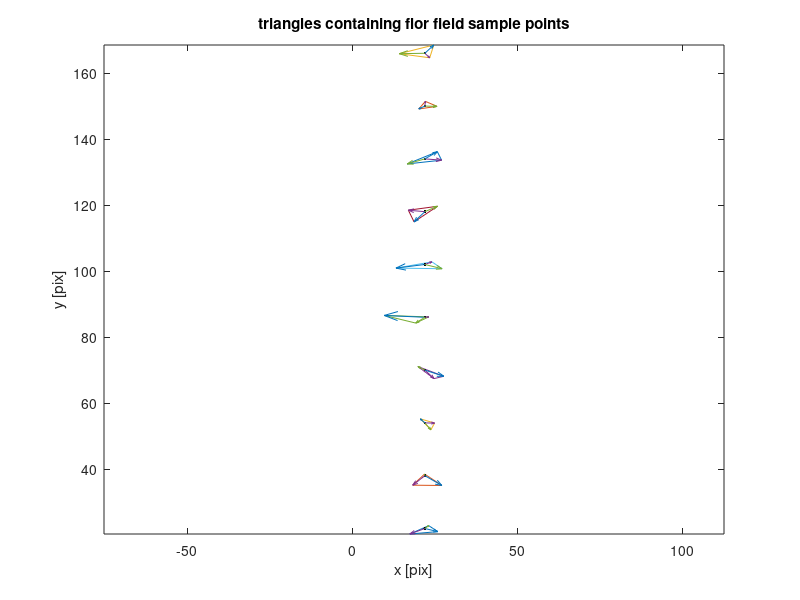

This chart was generated by the following MATLAB code: (Note: this script raises an error after producing the figure.)
%% Given vector in 3D wrt triangle, build mapped vector wrt mapped triangle
% NPM 2019 -- for debugging ideas

preview = true ;  % Check intermediate results

%% Compute the tangential velocities in plane
% x123ap represent vertices of a triangle in 3D (for ex that have been 
% obtained by projecting ('p') a triangle onto tangent plane)

% Build example data
x0 = [ 22    22    22    22    22   22    22    22    22    22 ];
y0 = [ 22    38    54    70    86   102   118   134   150   166 ];
x123ap = [  293.7233,  291.5354,  298.6046;
          334.0822,  335.2899,  342.6451;
          380.6488,  380.9907,  374.7066;
          413.5333,  417.3939,  418.6768;
          440.5910,  433.3929,  436.4298;
          456.7345,  450.2074,  459.7222;
          466.7431,  467.8046,  475.2768;
          477.6420,  477.0163,  468.0068;
          459.3940,  461.0635,  465.6446;
          442.1477,  438.4495,  432.2021] ;
y123ap = 1.0e+03 * [1.0484,    1.0440,    1.0475;
            1.0551,    1.0505,    1.0568;
            1.0674,    1.0672,    1.0674;
            1.0574,    1.0554,    1.0593;
            1.0392,    1.0418,    1.0415;
            1.0319,    1.0344,    1.0291;
            1.0384,    1.0388,    1.0362;
            1.0333,    1.0325,    1.0381;
            1.0320,    1.0328,    1.0314;
            1.0263,    1.0217,    1.0282 ];
z123ap = [430.5984,  441.9383, 439.1335;
          431.8409,  440.4366,  432.8782;
          418.4509,  412.2191,  418.9859;
          398.0920,  397.0920,  385.8168;
          358.1608,  350.1777,  359.5054;
          319.7215,  320.9559,  328.4940;
          274.3177,  285.1634,  274.1218;
          233.8080,  224.4000,  233.3765;
          183.9125,  189.2936,  187.1748;
          152.3325,  141.1804,  153.9470 ] ;
normals = [-0.3294,    0.9004,    0.2842;
           -0.2318,    0.8461,    0.4799;
           -0.0152,    0.9988,   -0.0470;
            0.4912,    0.8064,    0.3292;
            0.4517,    0.8832,   -0.1261;
            0.3766,    0.9113,    0.1667;
            0.2425,    0.9682,   -0.0613;
            0.4458,    0.8884,   -0.1094;
            0.1915,    0.9621,   -0.1942;
            0.1011,    0.9052,   -0.4128 ];
pt0 = 1.0e+03 * [0.2965,    1.0473,    0.4372;
                0.3415,    1.0562,    0.4333;
                0.3788,    1.0673,    0.4149;
                0.4177,    1.0583,    0.3897;
                0.4398,    1.0396,    0.3577;
                0.4556,    1.0320,    0.3214;
                0.4714,    1.0374,    0.2774;
                0.4731,    1.0352,    0.2303;
                0.4616,    1.0323,    0.1872;
                0.4391,    1.0253,    0.1494 ];
xtria = [17.4388,   25.9329,   23.1793;
           18.3193,   27.1760,   21.9106;
           24.9450,   20.6358,   23.8249;
           24.7818,   27.7430,   19.8902;
           23.1845,    9.6808,   19.2195;
           24.1444,   13.2477,   27.2213;
           17.0009,   18.7321,   25.8398;
           27.0655,   25.7934,   16.6639;
           22.1661,   20.1502,   25.6980;
           23.4710,   24.7085,   14.2569 ] ;
ytria = [20.3327,   21.0571,   22.8590;
           35.1250,   35.0346,   38.4999;
           53.9381,   55.2250,   51.9133;
           67.4183,   68.1259,   71.0741;
           86.1154,   86.5582,   84.2550;
          102.7900,  100.9031,  100.7149;
          118.4409,  114.9165,  119.6392;
          133.6082,  136.1668,  132.4651;
          151.4253,  149.1347,  149.8995;
          164.6303,  168.5029,  165.8694 ];
v0 = [1.3275,   -3.0032,    7.0538;
       -1.6385,   -1.6555,    4.0994;
        7.2750,   -1.6218,    3.4775;
        5.0790,   -4.0507,    1.9556;
        2.2477,   -3.8687,    0.4626;
        3.8431,   -5.1261,   -0.5771;
       -2.0869,   -1.0925,   -0.7176;
        0.0058,    0.8942,    3.0129;
       -0.7571,    1.0433,   -4.0004;
       -4.8811,   -1.7780,   -3.9824 ]; 
v0t = [0.9532,   -1.9801,    7.3768;
       -1.4191,   -2.4563,    3.6453;
        7.2461,    0.2699,    3.3885;
        5.1418,   -3.9476,    1.9977;
        3.3589,   -1.6962,    0.1525;
        5.0934,   -2.1005,   -0.0235;
       -1.7183,    0.3790,   -0.8108;
       -0.2026,    0.4790,    3.0641;
       -1.0704,   -0.5303,   -3.6828;
       -4.8347,   -1.3626,   -4.1719]; 

%% Create bases of the triangle and decompose vector v0
dx = x123ap - pt0(:, 1) ;
dy = y123ap - pt0(:, 2) ;
dz = z123ap - pt0(:, 3) ;

% dr1 is the vector from pt0 to vertex1 in 3D
r1 = [dx(:, 1), dy(:, 1), dz(:, 1)] ;
r2 = [dx(:, 2), dy(:, 2), dz(:, 2)] ;
r3 = [dx(:, 3), dy(:, 3), dz(:, 3)] ;
% Normalize the vectors to get hats
r1hat = r1 ./ sqrt(sum(r1.^2, 2)) ;
r2hat = r2 ./ sqrt(sum(r2.^2, 2)) ;
r3hat = r3 ./ sqrt(sum(r3.^2, 2)) ;

% check 3d triangle vectors

% dq1 is the vector from (xx, yy) to vertex1 in the plane
q1 = [xtria(:, 1) - x0(:), ytria(:, 1) - y0(:) ];
q2 = [xtria(:, 2) - x0(:), ytria(:, 2) - y0(:) ];
q3 = [xtria(:, 3) - x0(:), ytria(:, 3) - y0(:) ];
% Normalize the vectors
q1hat = q1 ./ sqrt(sum(q1.^2, 2)) ;
q2hat = q2 ./ sqrt(sum(q2.^2, 2)) ;
q3hat = q3 ./ sqrt(sum(q3.^2, 2)) ;
% Build vectors perpendicular to q1hat
q2p = q2hat - dot(q2hat, q1hat, 2) .* q1hat ;
q2phat = q2p ./ sqrt(sum(q2p.^2, 2)) ;
q3p = q3hat - dot(q3hat, q1hat, 2) .* q1hat ;
q3phat = q3p ./ sqrt(sum(q3p.^2, 2)) ;

% check 2d triangle vectors
if preview
    fig = figure('Visible', 'On');
    plot([xtria'; xtria(:, 1)'], [ytria'; ytria(:, 1)'])
    hold on
    plot(x0(:), y0(:), 'k.')
    quiver(x0(:), y0(:), q1(:, 1), q1(:, 2), 0)
    quiver(x0(:), y0(:), q2(:, 1), q2(:, 2), 0)
    quiver(x0(:), y0(:), q3(:, 1), q3(:, 2), 0)
    title('triangles containing flor field sample points')
    xlabel('x [pix]')
    ylabel('y [pix]')
    axis equal
    waitfor(fig)            
end

% Check that the tangential velocity is out of the triangle plane
assert(all(dot(normals, r1, 2) < 1e-1))

% Use dr1,dr2,dr3 to form basis of relative direction for v0t
r2p = r2hat - dot(r2hat, r1hat, 2) .* r1hat ;
r2phat = r2p ./ sqrt(sum(r2p.^2, 2)) ;
r3p = r3hat - dot(r3hat, r1hat, 2) .* r1hat ;
r3phat = r3p ./ sqrt(sum(r3p.^2, 2)) ;
a1 = dot(v0t, r1hat, 2) ;
a2 = dot(v0t, r2phat, 2) ;
a3 = dot(v0t, r3phat, 2) ;

% Velocity in plane is v0t_2d = a1*dq1 + a2*dq2 if conformal. 
% Instead average over different combinations of linearly
% independent vectors:
% v0t_2d = <ai*dqi + aj*dqj>, ij=(1,2), (2,3), (1,3)
v0t_2d_1 = a1 .* q1hat + a2 .* q2phat ;
% Note that v0t_2d_1 is identical to a different choice of basis given
% orthogonalization wrt q1hat
% v0t_2d_1alt = a1 .* q1hat + a3 .* q3phat ;

% Other bases
v0t_2d_2 = a2b .* q2hat + a1b .* q1bhat ;
v0t_2d_3 = a3c .* q3hat + a1c .* q1chat ;

% check that we can reconstruct the velocity 
for j = 1
    % Check the velocity against the vector reconstructed from
    % q2 instead of q1 and q3 instead of q1
    % Build vectors perpendicular to q2hat
    q1b = q1hat - dot(q1hat, q2hat, 2) .* q2hat ;
    q1bhat = q1b ./ sqrt(sum(q1b.^2, 2)) ;
    q3b = q3hat - dot(q3hat, q2hat, 2) .* q2hat ;
    q3bhat = q3b ./ sqrt(sum(q3b.^2, 2)) ;

    % Build vectors perpendicular to q3hat
    q1c = q1hat - dot(q1hat, q3hat, 2) .* q3hat ;
    q1chat = q1c ./ sqrt(sum(q1c.^2, 2)) ;
    q2c = q2hat - dot(q2hat, q3hat, 2) .* q3hat ;
    q2chat = q2c ./ sqrt(sum(q2c.^2, 2)) ;

    % Use dr1_perp,dr2,dr3_perp to form basis of relative direction for v0t
    r1b = r1hat - dot(r1hat, r2hat, 2) .* r2hat ;
    r1bhat = r1b ./ sqrt(sum(r1b.^2, 2)) ;
    r3b = r3hat - dot(r3hat, r2hat, 2) .* r2hat ;
    r3bhat = r3b ./ sqrt(sum(r3b.^2, 2)) ;
    a1b = dot(v0t, r1bhat, 2) ;
    a2b = dot(v0t, r2hat, 2) ;
    a3b = dot(v0t, r3bhat, 2) ;

    % Use dr1_perp,dr2_perp,dr3 to form basis of relative direction for v0t
    r1c = r1hat - dot(r1hat, r3hat, 2) .* r3hat ;
    r1chat = r1c ./ sqrt(sum(r1c.^2, 2)) ;
    r3c = r2hat - dot(r2hat, r3hat, 2) .* r3hat ;
    r3chat = r3c ./ sqrt(sum(r3c.^2, 2)) ;
    a1c = dot(v0t, r1chat, 2) ;
    a2c = dot(v0t, r2hat, 2) ;
    a3c = dot(v0t, r3chat, 2) ;

    close all
    % Plot the velocity in 2d on its containing triangle
    fig = figure;
    triangle = [tria(1, :), tria(1, 1) ] ;
    plot3(m0xy(triangle, 1), m0xy(triangle, 2), 0*m0xy(triangle, 2), '-', 'Color', light_gray)
    hold on
    scatter3(m0xy(tria(1, :), 1), m0xy(tria(1, :), 2), ...
        0*m0xy(tria(1, :), 2), [5,25,50])
    quiver3(x0(j), y0(j), 0, v0t_2d_1(j, 1), v0t_2d_1(j, 2), 0, 0, 'Color', 'k')
    quiver3(x0(j), y0(j), 0, v0t_2d_2(j, 1), v0t_2d_2(j, 2), 0, 0, 'Color', light_gray)
    quiver3(x0(j), y0(j), 0, v0t_2d_3(j, 1), v0t_2d_3(j, 2), 0, 0, 'Color', light_gray)
    v2d_a1 = a1 .* q1hat(j, :) ;
    v2d_a2 = a2 .* q2phat(j, :) ;
    v2d_a3 = a3 .* q3phat(j, :) ;
    quiver3(x0(j), y0(j), 0, v2d_a1(j, 1), v2d_a1(j, 2), 0, 0, 'Color', blue)
    quiver3(x0(j), y0(j), 0, v2d_a2(j, 1), v2d_a2(j, 2), 0, 0, 'Color', orange)
    % quiver3(x0(j), y0(j), 0, v2d_a3(j, 1), v2d_a3(j, 2), 0, 0, 'Color', green)
    % Draw basis vectors
    quiver3(x0(j), y0(j), 0, ...
        q1hat(j, 1), q1hat(j, 2), 0, 0, 'Color', blue, 'Linewidth', 2)
    quiver3(x0(j), y0(j), 0, ...
        q2phat(j, 1), q2phat(j, 2), 0, 0, 'Color', orange, 'Linewidth', 2)
    quiver3(x0(j), y0(j), 0, ...
        q3phat(j, 1), q3phat(j, 2), 0, 0, 'Color', green, 'Linewidth', 2)
    axis equal
    title('2D velocity based on q1')
    print('-dpng','-r500', 'velocity_decomposition2d_a.png')

    % Plot the velocity in 2d on its containing triangle
    figb = figure ;
    triangle = [tria(1, :), tria(1, 1) ] ;
    plot3(m0xy(triangle, 1), m0xy(triangle, 2), 0*m0xy(triangle, 2), '-', 'Color', light_gray)
    hold on
    scatter3(m0xy(tria(1, :), 1), m0xy(tria(1, :), 2), ...
        0*m0xy(tria(1, :), 2), [5,25,50])
    quiver3(x0(j), y0(j), 0, v0t_2d_2(j, 1), v0t_2d_2(j, 2), 0, 0, 'Color', 'k')
    quiver3(x0(j), y0(j), 0, v0t_2d_1(j, 1), v0t_2d_1(j, 2), 0, 0, 'Color', light_gray)
    quiver3(x0(j), y0(j), 0, v0t_2d_3(j, 1), v0t_2d_3(j, 2), 0, 0, 'Color', light_gray)
    v2d_a1 = a1b .* q1bhat(j, :) ;
    v2d_a2 = a2b .* q2hat(j, :) ;
    v2d_a3 = a3b .* q3bhat(j, :) ;
    quiver3(x0(j), y0(j), 0, v2d_a1(j, 1), v2d_a1(j, 2), 0, 0, 'Color', blue)
    quiver3(x0(j), y0(j), 0, v2d_a2(j, 1), v2d_a2(j, 2), 0, 0, 'Color', orange)
    % quiver3(x0(j), y0(j), 0, v2d_a3(j, 1), v2d_a3(j, 2), 0, 0, 'Color', green)
    % Draw basis vectors
    quiver3(x0(j), y0(j), 0, ...
        q1bhat(j, 1), q1bhat(j, 2), 0, 0, 'Color', blue, 'Linewidth', 2)
    quiver3(x0(j), y0(j), 0, ...
        q2hat(j, 1), q2hat(j, 2), 0, 0, 'Color', orange, 'Linewidth', 2)
    quiver3(x0(j), y0(j), 0, ...
        q3bhat(j, 1), q3bhat(j, 2), 0, 0, 'Color', green, 'Linewidth', 2)
    axis equal
    title('2D velocity based on q2')
    print('-dpng','-r500', 'velocity_decomposition2d_b.png')
        
    % Plot the velocity in 2d on its containing triangle
    figc = figure ;
    triangle = [tria(1, :), tria(1, 1) ] ;
    plot3(m0xy(triangle, 1), m0xy(triangle, 2), 0*m0xy(triangle, 2), '-', 'Color', light_gray)
    hold on
    scatter3(m0xy(tria(1, :), 1), m0xy(tria(1, :), 2), ...
        0*m0xy(tria(1, :), 2), [5,25,50])
    quiver3(x0(j), y0(j), 0, v0t_2d_3(j, 1), v0t_2d_3(j, 2), 0, 0, 'Color', 'k')
    quiver3(x0(j), y0(j), 0, v0t_2d_1(j, 1), v0t_2d_1(j, 2), 0, 0, 'Color', light_gray)
    quiver3(x0(j), y0(j), 0, v0t_2d_2(j, 1), v0t_2d_2(j, 2), 0, 0, 'Color', light_gray)
    v2d_a1 = a1c .* q1chat(j, :) ;
    v2d_a2 = a2c .* q2chat(j, :) ;
    v2d_a3 = a3c .* q3hat(j, :) ;
    quiver3(x0(j), y0(j), 0, v2d_a1(j, 1), v2d_a1(j, 2), 0, 0, 'Color', blue)
    % quiver3(x0(j), y0(j), 0, v2d_a2(j, 1), v2d_a2(j, 2), 0, 0, 'Color', orange)
    quiver3(x0(j), y0(j), 0, v2d_a3(j, 1), v2d_a3(j, 2), 0, 0, 'Color', green)
    % Draw basis vectors
    quiver3(x0(j), y0(j), 0, ...
        q1chat(j, 1), q1chat(j, 2), 0, 0, 'Color', blue, 'Linewidth', 2)
    quiver3(x0(j), y0(j), 0, ...
        q2chat(j, 1), q2chat(j, 2), 0, 0, 'Color', orange, 'Linewidth', 2)
    quiver3(x0(j), y0(j), 0, ...
        q3hat(j, 1), q3hat(j, 2), 0, 0, 'Color', green, 'Linewidth', 2)
    axis equal
    title('2D velocity based on q3')
    print('-dpng','-r500', 'velocity_decomposition2d_c.png')


    % Plot the velocity in 3d on its containing triangle
    fig2 = figure;
    meanz = mean(z123ap(1, :)) ;
    hold on
    trngl = [x123ap(1, :)', y123ap(1, :)', z123ap(1, :)'] ;
    trngl4 = [trngl ; trngl(1, :) ] ;
    plot3(trngl4(:, 1), trngl4(:, 2), trngl4(:, 3), '-', 'Color', light_gray)
    scatter3(trngl(:, 1), trngl(:, 2), trngl(:, 3), [5,25,50])
    quiver3(pt0(j, 1), pt0(j, 2), pt0(j, 3), ...
        v0(j, 1), v0(j, 2), v0(j, 3), 0, 'Color', 'k')
    quiver3(pt0(j, 1), pt0(j, 2), pt0(j, 3), ...
        v0t(j, 1), v0t(j, 2), v0t(j, 3), 0, 'Color', 'k')
    quiver3(pt0(j, 1) + v0t(j, 1), ...
        pt0(j, 2) + v0t(j, 2),...
        pt0(j, 3) + v0t(j, 3), ...
        v0n(j) * normals(j, 1), ...
        v0n(j) * normals(j, 2), ...
        v0n(j) * normals(j, 3), 0, 'Color', 'k')
    % draw r1hat, r2hat, r3hat
    quiver3(pt0(j, 1), pt0(j, 2), pt0(j, 3), ...
        r1hat(j, 1), r1hat(j, 2), r1hat(j, 3), 0, 'Color', blue, 'Linewidth', 2)
    quiver3(pt0(j, 1), pt0(j, 2), pt0(j, 3), ...
        r2phat(j, 1), r2phat(j, 2), r2phat(j, 3), 0, 'Color', orange, 'Linewidth', 2)
    quiver3(pt0(j, 1), pt0(j, 2), pt0(j, 3), ...
        r3phat(j, 1), r3phat(j, 2), r3phat(j, 3), 0, 'Color', green, 'LineWidth', 2)
    % Draw construction of v0 from bases
    ar1 = a1(j) * r1hat(j, :) ;
    ar2 = a2(j) * r2phat(j, :) ;
    ar3 = a3(j) * r3phat(j, :) ;
    assert(all(ar2 - ar3 < 1e-7))
    quiver3(pt0(j, 1), pt0(j, 2), pt0(j, 3), ...
        ar1(1), ar1(2), ar1(3), 0, 'Color', sky) ;
    quiver3(pt0(j, 1), pt0(j, 2), pt0(j, 3), ...
        ar2(1), ar2(2), ar2(3), 0, 'Color', yellow) ;
    quiver3(pt0(j, 1), pt0(j, 2), pt0(j, 3), ...
        ar3(1), ar3(2), ar3(3), 0, 'Color', light_green) ;
    axis equal
    xlabel('x')
    ylabel('y')
    zlabel('z')
    title('Velocity decomposition in face')
    print('-dpng','-r500', 'velocity_decomposition3d.png')
end

